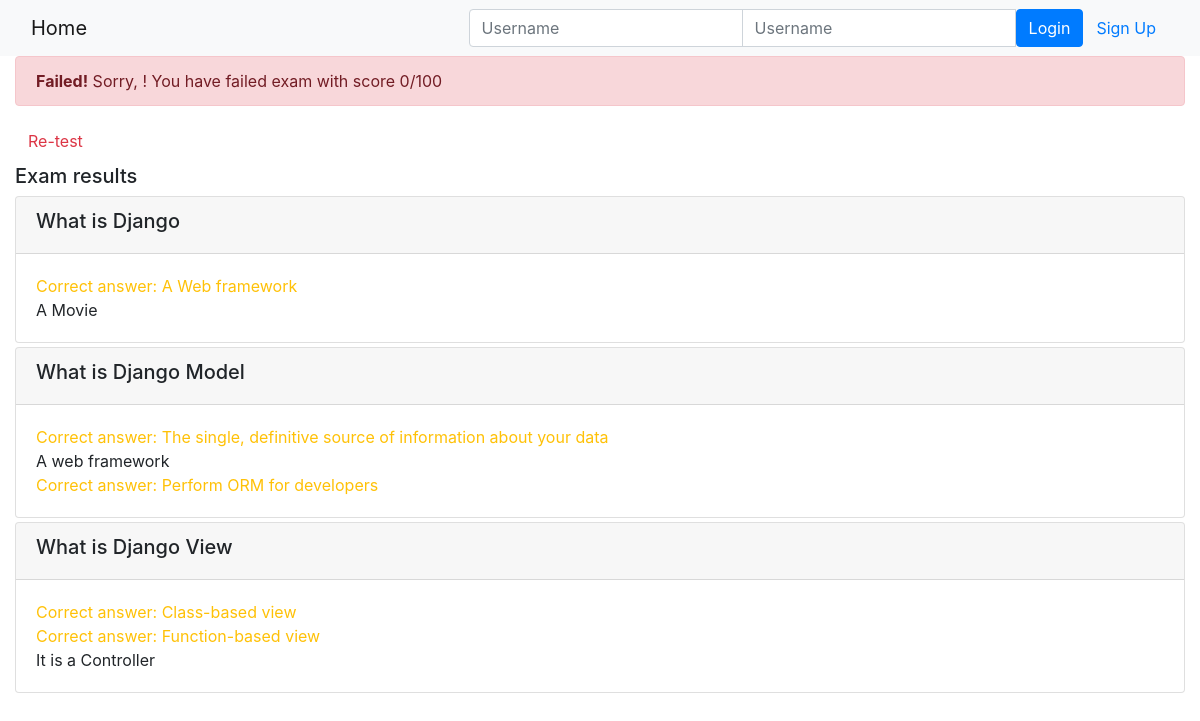
Page /onlinecourse/course/1/submission/1/result/ on the committed database.
### onlinecourse/models.py (models this page shows, shortened)
class Question(models.Model):
    question_text = models.TextField()
    grade = models.IntegerField(default=0)
    course = models.ForeignKey(Course, on_delete=models.CASCADE)
    def is_get_score(self, selected_ids):
        all_answers = self.choice_set.filter(is_correct=True).count()
        selected_correct = self.choice_set.filter(is_correct=True, id__in=selected_ids).count()
        if all_answers == selected_correct:
            return True
        else:
            return False

class Choice(models.Model):
    choice_text = models.TextField()
    is_correct = models.BooleanField(default=False)
    question = models.ForeignKey(Question, on_delete=models.CASCADE)

### onlinecourse/views.py (the view)
# urls.py: path('course/<int:course_id>/submission/<int:submission_id>/result/', views.show_exam_result, name='show_exam_result'),
def show_exam_result(request, course_id, submission_id):
    course = get_object_or_404(Course, pk=course_id)
    submission = get_object_or_404(Submission, pk=submission_id)
    selected_choice_ids = submission.choices.values_list('id', flat=True)
    total_score = 0
    for question in course.question_set.all():
        score_flag = True
        if question.is_get_score(selected_choice_ids):
            total_score += question.grade
    return render(request, 'onlinecourse/exam_result_bootstrap.html', {
        'course': course,
        'submission': submission,
        'grade' : total_score,
        'selected_choice_ids':selected_choice_ids
    })

### onlinecourse/templates/onlinecourse/exam_result_bootstrap.html (shortened to what this page needs)
<!DOCTYPE html>
<html lang="en">
<head>
    {% load static %}
    <link rel="stylesheet" href="https://maxcdn.bootstrapcdn.com/bootstrap/4.5.2/css/bootstrap.min.css">
</head>
<body>
 <nav class="navbar navbar-light bg-light">
    <div class="container-fluid">
        <div class="navbar-header">
              <a class="navbar-brand" href="{% url 'onlinecourse:index' %}">Home</a>
        </div>
        <ul class="nav navbar-nav navbar-right">
            {% if user.is_authenticated %}
            <li>
                <a class="btn btn-link" href="#">{{ user.first_name }} ({{ user.username }})</a>
                <a class="btn btn-link" href="{% url 'onlinecourse:logout' %}">Logout</a>
            </li>
            {% else %}
            <li>
                <form class="form-inline" action="{% url 'onlinecourse:login' %}" method="post">
                    <div class="input-group">
                        <input type="text" class="form-control" placeholder="Username" name="username" >
                        <input type="password" class="form-control" placeholder="Username" name="psw" >
                        <button class="btn btn-primary" type="submit">Login</button>
                        <a class="btn btn-link" href="{% url 'onlinecourse:registration' %}">Sign Up</a>
                    </div>
                </form>
            </li>
            {% endif %}
        </ul>
    </div>
</nav>
<div class="container-fluid">
    {% if grade > 80 %}
    <div class="alert alert-success">
       <span class="alert-heading"><b>Congratulation!</b></span> {{ user.first_name }}! You have passed the exam and completed the course with score {{grade}}/100
    </div>
        {% else %}
        <div class="alert alert-danger">
            <span class="alert-heading"><b>Failed!</b></span> Sorry, {{ user.first_name }}! You have failed exam with score {{grade}}/100
        </div>
        <a class="btn btn-link text-danger" href="{% url 'onlinecourse:course_details' course.id %}">Re-test</a>
        {% endif %}
        <div class="card-columns-vertical mt-1">
        <h5 class="">Exam results</h5>
        {% for question in course.question_set.all %}
        <div class="card mt-1">
            <div class="card-header"><h5>{{ question.question_text}}</h5></div>
            <div class="card-body">
                {% for choice in question.choice_set.all %}
                    {% if choice.is_correct %}
                        {% if choice.id in selected_choice_ids%}
                            <div class="text-success">Correct answer: {{ choice.choice_text }}</div>
                        {% else %}
                            <div class="text-warning">Correct answer: {{ choice.choice_text }}</div>
                        {% endif %}
                    {% else %}
                        {% if choice.id in selected_choice_ids%}
                            <div class="text-danger">{{ choice.choice_text }}</div>
                        {% else %}
                            <div>{{ choice.choice_text }}</div>
                        {% endif %}
                    {% endif %}
                {% endfor %}
            </div>
        </div>
        {% endfor %}
        </div>
    </div>
</body>
</html>

### rows in the picture
Question: question_text "What is Django"
Choice: choice_text "A Web framework"
Choice: choice_text "A Movie"
Question: question_text "What is Django Model"
Choice: choice_text "The single, definitive source of information about your data"
Choice: choice_text "A web framework"
Choice: choice_text "Perform ORM for developers"
Question: question_text "What is Django View"
Choice: choice_text "Class-based view"
Choice: choice_text "Function-based view"
Choice: choice_text "It is a Controller"

### other values in the picture
{{ grade }} "0"
